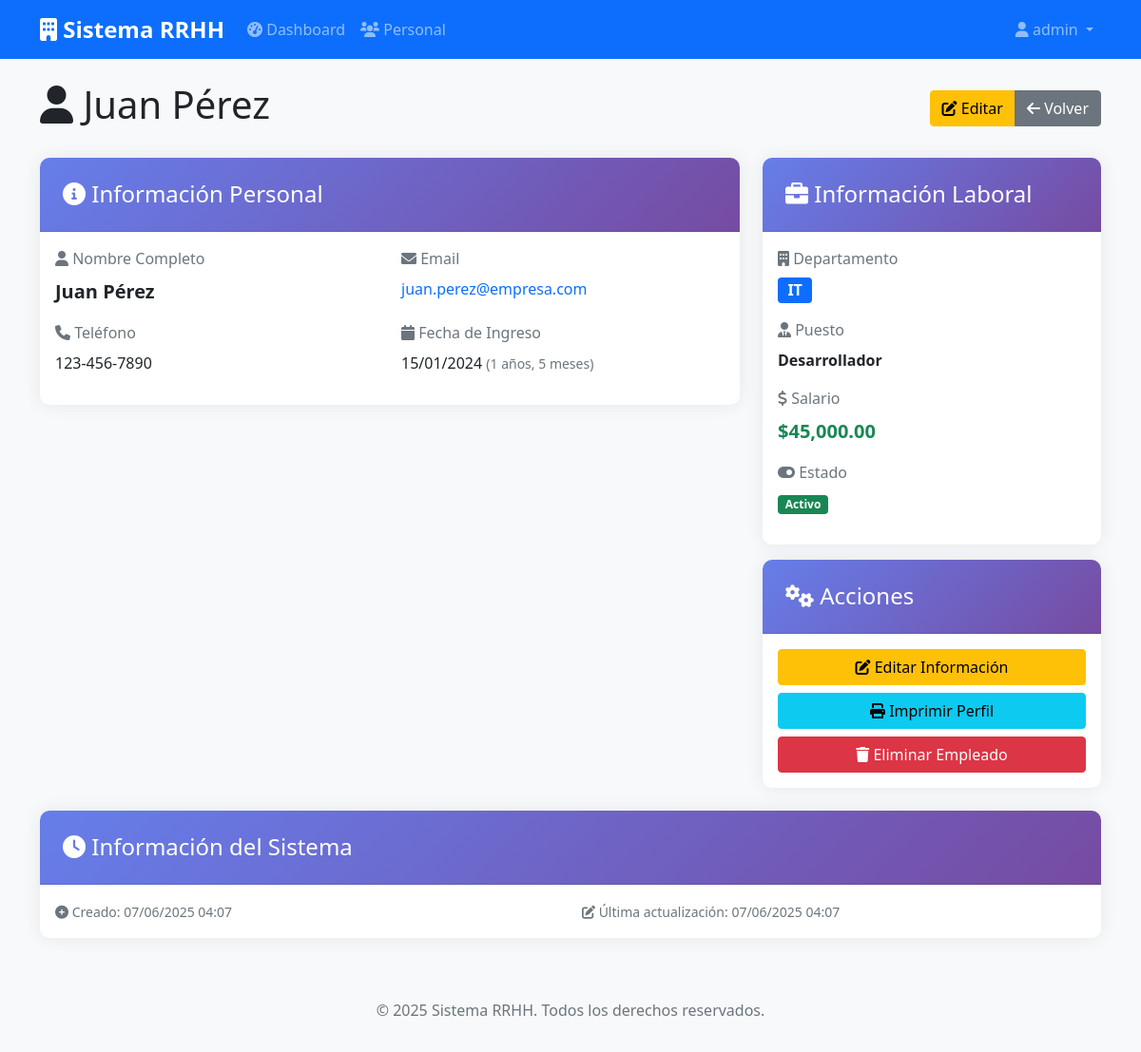
The app's page /pages/personal_view.php?id=1 (signed in) with its own data.
### tables this page shows
CREATE TABLE `personal` (
  `id` int NOT NULL AUTO_INCREMENT,
  `nombre` varchar(100) NOT NULL,
  `apellido` varchar(100) NOT NULL,
  `email` varchar(100) NOT NULL,
  `telefono` varchar(20) DEFAULT NULL,
  `departamento` varchar(100) DEFAULT NULL,
  `puesto` varchar(100) DEFAULT NULL,
  `fecha_ingreso` date DEFAULT NULL,
  `salario` decimal(10,2) DEFAULT NULL,
  `activo` tinyint(1) DEFAULT '1',
  `created_at` timestamp NULL DEFAULT CURRENT_TIMESTAMP,
  `updated_at` timestamp NULL DEFAULT CURRENT_TIMESTAMP ON UPDATE CURRENT_TIMESTAMP,
  PRIMARY KEY (`id`),
  UNIQUE KEY `email` (`email`)
);

### functions/personal.php (called while the page is built, shortened)
<?php
require_once '../config/database.php';
class Personal {
    private $conn;
    public function __construct() {
        $database = new Database();
        $this->conn = $database->getConnection();
    }
    public function readOne($id) {
        $query = "SELECT * FROM personal WHERE id = :id AND activo = 1";
        $stmt = $this->conn->prepare($query);
        $stmt->bindParam(':id', $id);
        $stmt->execute();
        return $stmt->fetch(PDO::FETCH_ASSOC);
    }
}
?>

### config/database.php (called while the page is built, shortened)
<?php
class Database {
    private $host = 'localhost';
    private $db_name = 'rrhh_system';
    private $username = 'root';
    private $password = 'root';
    public function getConnection() {
        $this->conn = null;
        try {
            $this->conn = new PDO(
                "mysql:host=" . $this->host . ";dbname=" . $this->db_name . ";charset=utf8",
                $this->username,
                $this->password
            );
            $this->conn->setAttribute(PDO::ATTR_ERRMODE, PDO::ERRMODE_EXCEPTION);
        } catch(PDOException $exception) {
            echo "Error de conexión: " . $exception->getMessage();
        }
        return $this->conn;
    }
}
?>

### pages/personal_view.php (the view, shortened to what this page needs)
<?php
require_once '../includes/header.php';
require_once '../functions/personal.php';
$personal = new Personal();
$empleado = $personal->readOne($_GET['id']);
?>
<div class="row">
    <div class="col-12">
        <div class="d-flex justify-content-between align-items-center mb-4">
            <h1>
                <i class="fas fa-user"></i>
                <?php echo htmlspecialchars($empleado['nombre'] . ' ' . $empleado['apellido']); ?>
            </h1>
            <div class="btn-group">
                <a href="personal_form.php?id=<?php echo $empleado['id']; ?>" class="btn btn-warning">
                    <i class="fas fa-edit"></i> Editar
                </a>
                <a href="personal.php" class="btn btn-secondary">
                    <i class="fas fa-arrow-left"></i> Volver
                </a>
            </div>
        </div>
    </div>
</div>
<div class="row">
    <div class="col-lg-8">
        <div class="card">
            <div class="card-header">
                <h4><i class="fas fa-info-circle"></i> Información Personal</h4>
            </div>
            <div class="card-body">
                <div class="row">
                    <div class="col-md-6">
                        <div class="mb-3">
                            <label class="form-label text-muted">
                                <i class="fas fa-user"></i> Nombre Completo
                            </label>
                            <div class="fw-bold fs-5">
                                <?php echo htmlspecialchars($empleado['nombre'] . ' ' . $empleado['apellido']); ?>
                            </div>
                        </div>
                    </div>
                    <div class="col-md-6">
                        <div class="mb-3">
                            <label class="form-label text-muted">
                                <i class="fas fa-envelope"></i> Email
                            </label>
                            <div>
                                <a href="mailto:<?php echo htmlspecialchars($empleado['email']); ?>" class="text-decoration-none">
                                    <?php echo htmlspecialchars($empleado['email']); ?>
                                </a>
                            </div>
                        </div>
                    </div>
                </div>
                <div class="row">
                    <div class="col-md-6">
                        <div class="mb-3">
                            <label class="form-label text-muted">
                                <i class="fas fa-phone"></i> Teléfono
                            </label>
                            <div>
                                <?php echo $empleado['telefono'] ? htmlspecialchars($empleado['telefono']) : '<span class="text-muted">No especificado</span>'; ?>
                            </div>
                        </div>
                    </div>
                    <div class="col-md-6">
                        <div class="mb-3">
                            <label class="form-label text-muted">
                                <i class="fas fa-calendar"></i> Fecha de Ingreso
                            </label>
                            <div>
                                <?php
                                if ($empleado['fecha_ingreso']) {
                                    $fecha = new DateTime($empleado['fecha_ingreso']);
                                    echo $fecha->format('d/m/Y');
                                    $hoy = new DateTime();
                                    $antiguedad = $hoy->diff($fecha);
                                    echo ' <small class="text-muted">(' . $antiguedad->y . ' años, ' . $antiguedad->m . ' meses)</small>';
                                } else {
                                    echo '<span class="text-muted">No especificada</span>';
                                }
                                ?>
                            </div>
                        </div>
                    </div>
                </div>
            </div>
        </div>
    </div>
    <div class="col-lg-4">
        <div class="card">
            <div class="card-header">
                <h4><i class="fas fa-briefcase"></i> Información Laboral</h4>
            </div>
            <div class="card-body">
                <div class="mb-3">
                    <label class="form-label text-muted">
                        <i class="fas fa-building"></i> Departamento
                    </label>
                    <div>
                        <span class="badge bg-primary fs-6">
                            <?php echo htmlspecialchars($empleado['departamento']); ?>
                        </span>
                    </div>
                </div>
                <div class="mb-3">
                    <label class="form-label text-muted">
                        <i class="fas fa-user-tie"></i> Puesto
                    </label>
                    <div class="fw-bold">
                        <?php echo htmlspecialchars($empleado['puesto']); ?>
                    </div>
                </div>
                <div class="mb-3">
                    <label class="form-label text-muted">
                        <i class="fas fa-dollar-sign"></i> Salario
                    </label>
                    <div class="fw-bold text-success fs-5">
                        <?php
                        if ($empleado['salario']) {
                            echo '$' . number_format($empleado['salario'], 2, '.', ',');
                        } else {
                            echo '<span class="text-muted">No especificado</span>';
                        }
                        ?>
                    </div>
                </div>
                <div class="mb-3">
                    <label class="form-label text-muted">
                        <i class="fas fa-toggle-on"></i> Estado
                    </label>
                    <div>
                        <span class="badge bg-success">Activo</span>
                    </div>
                </div>
            </div>
        </div>
        <div class="card mt-3">
            <div class="card-header">
                <h4><i class="fas fa-cogs"></i> Acciones</h4>
            </div>
            <div class="card-body">
                <div class="d-grid gap-2">
                    <a href="personal_form.php?id=<?php echo $empleado['id']; ?>" class="btn btn-warning">
                        <i class="fas fa-edit"></i> Editar Información
                    </a>
                    <button type="button" class="btn btn-info" onclick="window.print()">
                        <i class="fas fa-print"></i> Imprimir Perfil
                    </button>
                    <a href="personal.php?delete=<?php echo $empleado['id']; ?>"
                       class="btn btn-danger"
                       onclick="return confirmDelete('<?php echo htmlspecialchars($empleado['nombre'] . ' ' . $empleado['apellido']); ?>')">
                        <i class="fas fa-trash"></i> Eliminar Empleado
                    </a>
                </div>
            </div>
        </div>
    </div>
</div>
<div class="row mt-4">
    <div class="col-12">
        <div class="card">
            <div class="card-header">
                <h4><i class="fas fa-clock"></i> Información del Sistema</h4>
            </div>
            <div class="card-body">
                <div class="row">
                    <div class="col-md-6">
                        <small class="text-muted">
                            <i class="fas fa-plus-circle"></i> Creado:
                            <?php echo date('d/m/Y H:i', strtotime($empleado['created_at'])); ?>
                        </small>
                    </div>
                    <div class="col-md-6">
                        <small class="text-muted">
                            <i class="fas fa-edit"></i> Última actualización:
                            <?php echo date('d/m/Y H:i', strtotime($empleado['updated_at'])); ?>
                        </small>
                    </div>
                </div>
            </div>
        </div>
    </div>
</div>
<?php require_once '../includes/footer.php'; ?>

### assets/css/style.css (style rules this page uses)
body { background-color: #f8f9fa; font-family: 'Segoe UI', Tahoma, Geneva, Verdana, sans-serif; }
.card { border: none; box-shadow: 0 0 20px rgba(0,0,0,0.08); border-radius: 10px; }
.card-header { background: linear-gradient(135deg, #667eea 0%, #764ba2 100%); color: white; border-radius: 10px 10px 0 0 !important; padding: 1.5rem; }
.card-header h4 { margin: 0; font-weight: 400; }

### records on screen
personal: nombre+apellido "Juan Pérez", email "juan.perez@empresa.com", telefono "123-456-7890", fecha_ingreso "15/01/2024", fecha_ingreso "1", fecha_ingreso "5", departamento "IT", puesto "Desarrollador", salario "45,000.00", created_at "07/06/2025 04:07", updated_at "07/06/2025 04:07"

### other values on screen
$_SESSION['username'] "admin"
